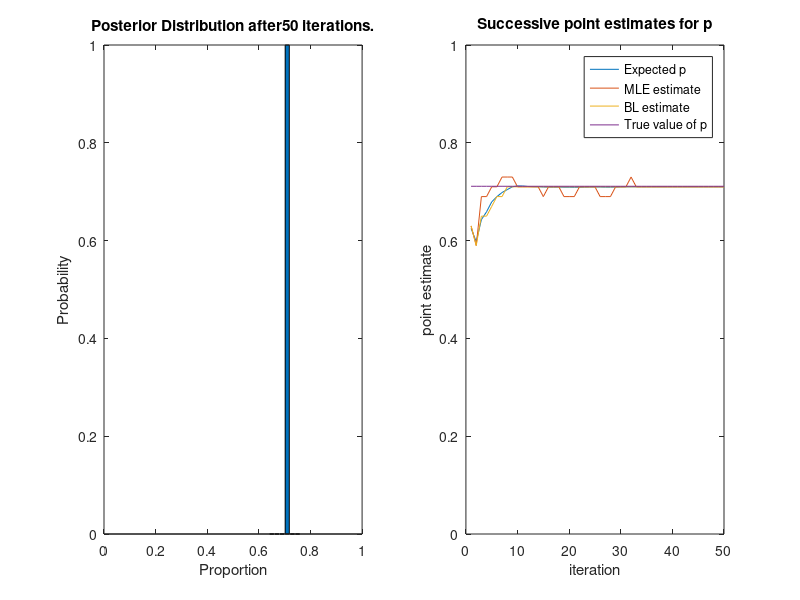

This figure's MATLAB source:
%% Bayesian Learning
% In this example, we illustrate Baysian Learning when the binomial distribution 
% is the model distribution for a larger data set.  We will simulate the estimation 
% of p when n is known.
% 
% Define the model distribution and the data set. Our data

D=[19 16 27 20 26 21 23 22 24 18 19 19 22 22 17 22 21 22 16 24 19 24 23 21 19 ...
    20 17 24 25 28 27 25 20 22 19 23 22 19 18 19 21 17 19 21 21 17 19 24 19 23]';
%% 
% represents the number of preferred outcomes observed in 50 experiments involving

n=30;
%% 
% independent Bernoulli trials each.
% 
% In addition, we will state the true value of $p$, or the probability of observing 
% a preferred outcome in any given Bernoulli trial. Normally, we would not know 
% this, but we'll use it here for demonstrating how well our estimate agrees with 
% the true parameter value.

p_actual=0.7111;   %True value of p.  
%% 
% Our goal is to estimate p by analyzing some or all of the data in D.  Our 
% model distribution in this example is the binomial distribution.  We will choose 
% a discrete prior distribution for describing possible representative values 
% of p and iteratively use Bayesian Learning to update these prior probabilities 
% with computed posterior probabilities.
% 
% Define the prior distribution.  Initially, we'll assume it is uniform.

intervals=50;
p=linspace(0,1,intervals+1); %Endpoints of subintervals that partition [0,1]
p=(p(2:end)+p(1:end-1))/2; %Compute the midpoints of each subinterval and use these as the representative values
%Example of Baysian Learning when the binomial distribution is the sampling
%distribution.  We will simulate the estimation of p when n is known.

prior=ones(1,length(p))*1.0/length(p); %Discrete prior distribution (uniform).

p_estimate=[];              % Empty array for storing successive point estimates to p_actual.
BL=[];
MLE=[];
%% 
% Begin the Bayesian Learning iteration. This will produce a visualization that 
% compares the performance of MLE and BL at estimating the true value of $p$ as 
% we add data to our set of observations. 

figure(1);
f=1;

for i=1:length(D)
    f=f.*binopdf(D(i),n,p);       % likelihood function
    m=find(f==max(f));
    MLE=[MLE,p(m(1))];      % MLE Estimate for p value
    
    TP=f*prior';            % Total probability
    posterior=f.*prior/TP;  % Prior probability
    k=find(posterior==max(posterior));
    BL=[BL,p(k(1))];                  %MAP estimate for p value
    
    prior=posterior;                    % Update the prior with the posterior
    
    p_estimate=[p_estimate, prior*p'];  %Expected p value
   
    subplot(1,2,1);         % begin visualizing posterior distribution
    bar(p,posterior);
    axis([0 1 0 1]);
    title(strcat('Posterior Distribution after  ',num2str(i),' iterations.'));
    xlabel('Proportion');
    ylabel('Probability');
    
    subplot(1,2,2);                     % Begin visualizing p estimates
    plot(1:i,p_estimate,1:i,MLE,1:i,BL,1:i,p_actual*ones(1,i));
    axis([0,length(D),0,1]);
    legend('Expected p', 'MLE estimate', 'BL estimate','True value of p');
    title('Successive point estimates for p');
    xlabel('iteration');
    ylabel('point estimate');
    pause(0.3);
end